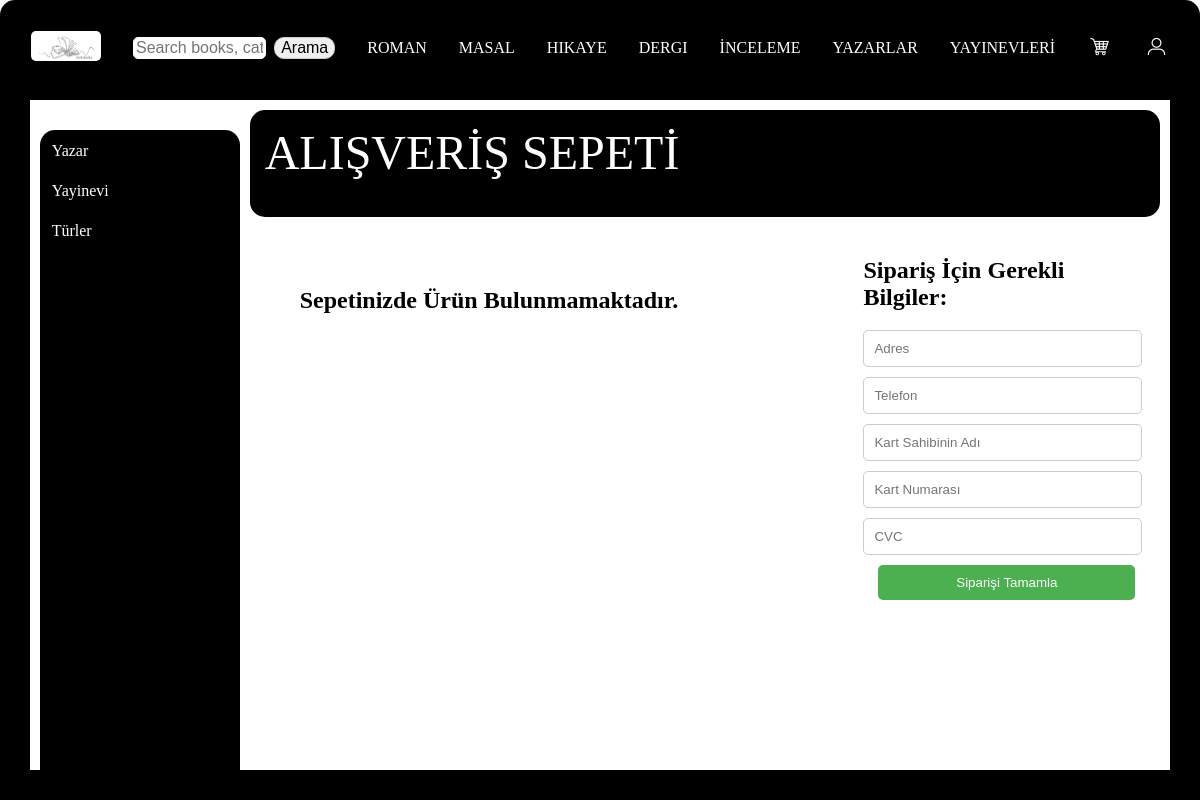
The page /store/cart/ (signed in) on the database its author committed.
### store/models.py (models this page shows, shortened)
class ImageOfWebSite(models.Model):
    name = models.CharField(max_length=64)
    photo = models.ImageField(upload_to='website_photos/')

class Category(models.Model):
    name = models.CharField(max_length=64)

### store/views.py (the view)
# urls.py: path('cart/', views.cart_page, name = 'cart_page'),
def cart_page(request):
    if not request.user.is_authenticated:
        messages.warning(request, "Sepetinizi Görebilmek İçin Giriş Yapmanız Gerekiyor. İyi alışverişler...")
        return HttpResponseRedirect(reverse("login"))
    else:
        categories = Category.objects.all()
        home_page_photo = ImageOfWebSite.objects.get(name = 'home-page-photo')
        user_icon = ImageOfWebSite.objects.get(name = 'user-icon')
        navigation = ImageOfWebSite.objects.get(name = 'navigation-bar-icon')
        cart = ImageOfWebSite.objects.get(name = 'cart-photo')
        logo = ImageOfWebSite.objects.get(name = 'web-site-logo')
        authors = Author.objects.all()
        publishing_houses = PublishingHouse.objects.all()
        genres = Genre.objects.all()
        cart_user = Cart.objects.filter(user=request.user).first()
        cart_items = cart_user.cart_items.all() if cart_user else []
        return render(request, "store/cart.html", {
            'categories': categories,
            'logo' : logo,
            'home_page_photo' : home_page_photo,
            'user_icon' : user_icon,
            'navigation' : navigation,
            'cart' : cart,
            'authors' : authors,
            'publishing_houses' : publishing_houses,
            'genres' : genres,
            'cart_items': cart_items,
            'cart_user': cart_user,
        })

### store/templates/store/cart.html (shortened to what this page needs)
{% load static %}
<!DOCTYPE html>
<html>
    <head>
        <link rel="stylesheet" href="{% static 'store/cart_style.css' %}">
    </head>
    <body>
        <div class="grid-container">
            <div class="grid-item-1">.</div>
            <div  class="grid-item-2">
                <table  align="center" cellspacing="30">
                    <tr>
                        <td >
                            <a href="{% url 'home' %}">
                                <img id="main-category" src="{{ logo.photo.url }}" height="30" width="70" style="border-radius: 5px;">
                            </a>
                        </td>
                        <td >
                            <form method="get" action="{% url 'search' %}">
                                <div style="display: grid; grid-template-areas: 'rounded-input button'; grid-template-columns: 3fr 1fr; ">
                                    <input type="text" name="word" class="rounded-input" style="grid-area: rounded-input;" placeholder="Search books, categories...">
                                    <button class="button" type="submit" style="grid-area: button; ">Arama</button>
                                </div>
                            </form>
                        </td>
                        {% for category in categories %}
                            <td><a href="{% url 'category_page' category.name %}">{{ category.name|upper }}</a></td>
                        {% endfor %}
                        <td><a href="{% url 'authors_page' %}">YAZARLAR</a></td>
                        <td><a href="{% url 'publishing_houses_page' %}">YAYINEVLERİ</a></td>
                        <td >
                            <a href="{% url 'cart_page' %}">
                                <img src="{{ cart.photo.url }}" width="25" height="25">
                            </a>
                        </td>
                        <td >
                            <a href="{% url 'user' %}">
                                <img src="{{ user_icon.photo.url }}" width="25" height="25">
                            </a>
                        </td>
                    </tr>
                </table>
            </div>
            <div class="grid-item-3">
                <table>
                    <tr>
                        <td onclick="toggleRows('yazar')"><a href="{% url 'authors_page' %}">Yazar</a></td>
                    </tr>
                    <tr>
                        <td onclick="toggleRows('yayinevi')"><a href="{% url 'publishing_houses_page' %}">Yayinevi</a></td>
                    </tr>
                    <tr>
                        <td onclick="toggleRows('turler')">Türler</td>
                    </tr>
                </table>
            </div>
            <div class="grid-item-4">ALIŞVERİŞ SEPETİ</div>
            <div class="grid-item-5">
                <table style=
                    "width: auto;
                    border-spacing: 20px;
                    text-align: center; /* İçerik ortalansın */
                    padding: 10px; ">
                    <tr>
                        {% if cart_items %}
                            <table >
                                <tr>
                                    <td>Kitap Resmi:</td>
                                    <td>Kitap Adı:</td>
                                    <td>Kitap Sayısı: </td>
                                    <td>Fiyat:</td>
                                </tr>
                                {% for item in cart_items %}
                                    <tr>
                                        <td><img src="{{ item.book.photo.url }}" alt="{{ item.book.book_name }} "></td>
                                        <td>{{ item.book.book_name }}</td>
                                        <td>
                                            <div style="display: grid;
                                                        grid-template-areas: 'eksi miktar arti';
                                                        grid-template-columns: auto auto auto;
                                                        align-items: center;
                                                        gap: 5px;">
                                                <form action="{% url 'delete_to_cart' item.book.id %}" method="post" style="grid-area: eksi; margin: 0; display: inline;  text-align: center;">
                                                    {% csrf_token %}
                                                    <button type="submit" style="grid-area: eksi;
                                                                background-color: gray;
                                                                border-radius: 5px;
                                                                height: 20px;
                                                                width: 20px;
                                                                text-align: center;
                                                                border: none;">-</button>
                                                </form>
                                                <span style="grid-area: miktar;
                                                             font-size: 14px;
                                                             text-align: center;">{{ item.quantity }}</span>
                                                <form action="{% url 'add_to_cart' item.book.id %}" method="post" style="grid-area: arti; margin: 0; display: inline;  text-align: center;">
                                                    {% csrf_token %}
                                                    <button type="submit" style="background-color: gray;
                                                                                 border-radius: 5px;
                                                                                 height: 20px;
                                                                                 width: 20px;
                                                                                 text-align: center;
                                                                                 border: none;">+</button>
                                                </form>
                                            </div>
                                        </td>
                                        <td>{{ item.total_price }}</td>
                                    </tr>
                            {% endfor %}
                                <tr>
                                    <td>Toplam Fiyat:</td>
                                    <td colspan="3">{{ cart_user.total_price }}</td>
                                </tr>
                            {% else %}
                            <tr>
                                <td><b>Sepetinizde Ürün Bulunmamaktadır.</b></td>
                            </tr>
                            {% endif %}
                        </table>
                </div>
                        <div class="grid-item-6">
                            <form action="{% url 'order' %}" method="post" style="max-width: 400px; margin: 20px 40px 20px auto; text-align: left;">
                                <h2>Sipariş İçin Gerekli Bilgiler: </h2>
                                <div style="margin-bottom: 10px;">
                                    <input type="text" name="adres" placeholder="Adres" style="width: 100%; padding: 10px; border: 1px solid #ccc; border-radius: 5px;">
                                </div>
                                <div style="margin-bottom: 10px;">
                                    <input type="text" name="tel" placeholder="Telefon" style="width: 100%; padding: 10px; border: 1px solid #ccc; border-radius: 5px;">
                                </div>
                                <div style="margin-bottom: 10px;">
                                    <input type="text" name="cart-name" placeholder="Kart Sahibinin Adı" style="width: 100%; padding: 10px; border: 1px solid #ccc; border-radius: 5px;">
                                </div>
                                <div style="margin-bottom: 10px;">
                                    <input type="text" name="cart-num" placeholder="Kart Numarası" style="width: 100%; padding: 10px; border: 1px solid #ccc; border-radius: 5px;">
                                </div>
                                <div style="margin-bottom: 10px;">
                                    <input type="text" name="cvc" placeholder="CVC" style="width: 100%; padding: 10px; border: 1px solid #ccc; border-radius: 5px;">
                                </div>
                                <div>
                                    <input type="submit" id="submit-btn" value="Siparişi Tamamla" style="width: 100%; padding: 10px; background-color: #4CAF50; color: white; border: none; border-radius: 5px; cursor: pointer; margin-left: 15px;">
                                </div>
                            </form>
                        </div>
            <div class="grid-item-7">.</div>
            <div class="grid-item-8">.</div>
        </div>
    </body>
</html>

### store/static/store/cart_style.css (style rules this page uses)
html, body { margin: 0; padding: 0; box-sizing: border-box; width: 100%; height: 100%; }
.grid-container { display: grid; grid-template-columns: 1fr 5fr 10fr 10fr 10fr 1fr; grid-template-rows: 100px auto auto auto auto auto auto auto 30px; width: 100%; height: 100%; column-gap: 10px; grid-template-areas: "header header header header header header" "l-line category cart-name cart-name cart-name r-line" "l-line category cart cart form r-line" "l-line category cart cart form r-line" "l-line category cart cart form r-line" "l-line category cart cart form r-line" "l-line category cart cart form r-line" "l-line category cart cart form r-line" "u-line u-line u-line u-line u-line u-line" ; }
.grid-item-1 { grid-area: l-line; background-color: black; }
.grid-item-2 { grid-area: header; background-color: black; border-radius: 15px 15px 0 0; }
.grid-item-2 input[type="text"] { width: 90%; border-radius: 5px; border: 1px solid white; color: black; }
.rounded-input { font-size: 16px; border-radius: 15px; border: 1px solid #ccc; background-image: url('https://cdn-icons-png.flaticon.com/512/54/54481.png'); background-size: 20px 20px; background-repeat: no-repeat; background-position: 10px center; }
.grid-item-2 .button { font-size: 16px; border-radius: 10px; border: 1px solid #ccc; }
.grid-item-2 a { color:white; text-decoration: none; }
.grid-item-3 { grid-area: category; background-color: black; color: white; margin-top: 30px; border-radius: 15px 15px 0 0; display: grid; place-items: start; min-width: 200px; min-height: 300px; }
.grid-item-3 td { text-align: left; cursor: pointer; padding: 10px; }
.grid-item-3 table { width: 100%; }
.grid-item-3 a { color: white; text-decoration: none; }
.grid-item-4 { grid-area: cart-name; padding: 15px; margin-top: 10px; font-size: 48px; background-color: black; color: white; border-radius: 15px; min-width: 100px; min-height: 50px; overflow: hidden; }
.grid-item-5 { grid-area: cart; display: grid; place-items: start ; justify-items: start; width: 100%; height: 100%; border-radius: 15px; }
.grid-item-5 td { border: 1; padding: 20px; margin: 20px; text-align: center; font-size: 24px; }
.grid-item-6 { grid-area: form; margin-bottom: 20px; display: grid; justify-items: end; align-items: start; border-radius: 15px; }
.grid-item-7 { grid-area: r-line; background-color: black; }
.grid-item-8 { grid-area: u-line; background-color: black; }

### rows shown on the page
ImageOfWebSite: photo (picture)
Category: name "ROMAN"
Category: name "MASAL"
Category: name "HIKAYE"
Category: name "DERGI"
Category: name "İNCELEME"
ImageOfWebSite: photo (picture)
ImageOfWebSite: photo (picture)
